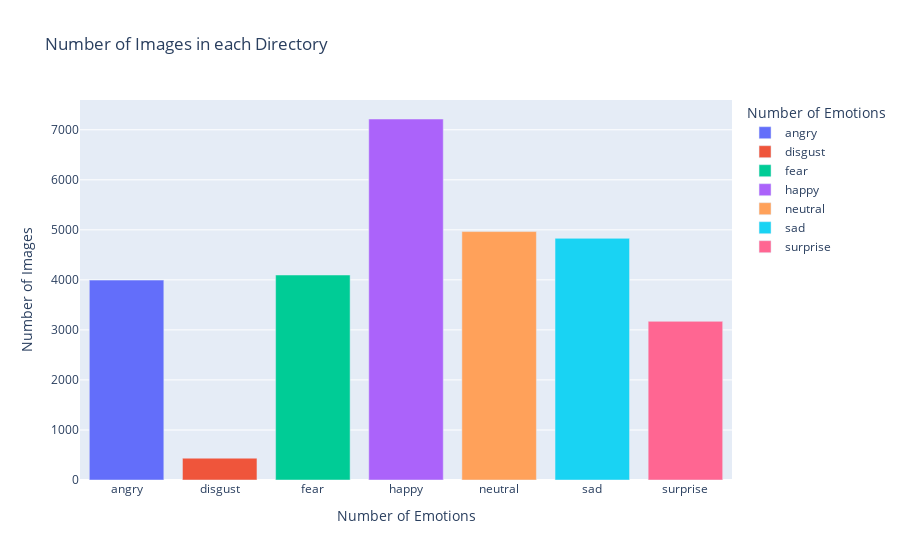

The cell this chart's notebook holds for it:
### Code cell
fig = px.bar(df, x='name', y='count', labels={'name': 'Number of Emotions', 
'count': 'Number of Images'}, title='Number of Images in each Directory', color='name')
fig.show()

### Figure 1 — Plotly figure (JSON) as saved in the notebook; plotly's stock layout.template omitted (floating-point values rounded to 4 significant figures)
{"data": [{"alignmentgroup": "True", "hovertemplate": "Number of Emotions=%{x}<br>Number of Images=%{y}<extra></extra>", "legendgroup": "angry", "marker": {"color": "#636efa", "pattern": {"shape": ""}}, "name": "angry", "offsetgroup": "angry", "orientation": "v", "showlegend": true, "textposition": "auto", "type": "bar", "x": ["angry"], "xaxis": "x", "y": [3995], "yaxis": "y"}, {"alignmentgroup": "True", "hovertemplate": "Number of Emotions=%{x}<br>Number of Images=%{y}<extra></extra>", "legendgroup": "disgust", "marker": {"color": "#EF553B", "pattern": {"shape": ""}}, "name": "disgust", "offsetgroup": "disgust", "orientation": "v", "showlegend": true, "textposition": "auto", "type": "bar", "x": ["disgust"], "xaxis": "x", "y": [436], "yaxis": "y"}, {"alignmentgroup": "True", "hovertemplate": "Number of Emotions=%{x}<br>Number of Images=%{y}<extra></extra>", "legendgroup": "fear", "marker": {"color": "#00cc96", "pattern": {"shape": ""}}, "name": "fear", "offsetgroup": "fear", "orientation": "v", "showlegend": true, "textposition": "auto", "type": "bar", "x": ["fear"], "xaxis": "x", "y": [4097], "yaxis": "y"}, {"alignmentgroup": "True", "hovertemplate": "Number of Emotions=%{x}<br>Number of Images=%{y}<extra></extra>", "legendgroup": "happy", "marker": {"color": "#ab63fa", "pattern": {"shape": ""}}, "name": "happy", "offsetgroup": "happy", "orientation": "v", "showlegend": true, "textposition": "auto", "type": "bar", "x": ["happy"], "xaxis": "x", "y": [7215], "yaxis": "y"}, {"alignmentgroup": "True", "hovertemplate": "Number of Emotions=%{x}<br>Number of Images=%{y}<extra></extra>", "legendgroup": "neutral", "marker": {"color": "#FFA15A", "pattern": {"shape": ""}}, "name": "neutral", "offsetgroup": "neutral", "orientation": "v", "showlegend": true, "textposition": "auto", "type": "bar", "x": ["neutral"], "xaxis": "x", "y": [4965], "yaxis": "y"}, {"alignmentgroup": "True", "hovertemplate": "Number of Emotions=%{x}<br>Number of Images=%{y}<extra></extra>", "legendgroup": "sad", "marker": {"color": "#19d3f3", "pattern": {"shape": ""}}, "name": "sad", "offsetgroup": "sad", "orientation": "v", "showlegend": true, "textposition": "auto", "type": "bar", "x": ["sad"], "xaxis": "x", "y": [4830], "yaxis": "y"}, {"alignmentgroup": "True", "hovertemplate": "Number of Emotions=%{x}<br>Number of Images=%{y}<extra></extra>", "legendgroup": "surprise", "marker": {"color": "#FF6692", "pattern": {"shape": ""}}, "name": "surprise", "offsetgroup": "surprise", "orientation": "v", "showlegend": true, "textposition": "auto", "type": "bar", "x": ["surprise"], "xaxis": "x", "y": [3171], "yaxis": "y"}], "layout": {"barmode": "relative", "legend": {"title": {"text": "Number of Emotions"}, "tracegroupgap": 0}, "title": {"text": "Number of Images in each Directory"}, "xaxis": {"anchor": "y", "categoryarray": ["angry", "disgust", "fear", "happy", "neutral", "sad", "surprise"], "categoryorder": "array", "domain": [0, 1], "title": {"text": "Number of Emotions"}}, "yaxis": {"anchor": "x", "domain": [0, 1], "title": {"text": "Number of Images"}}}}
